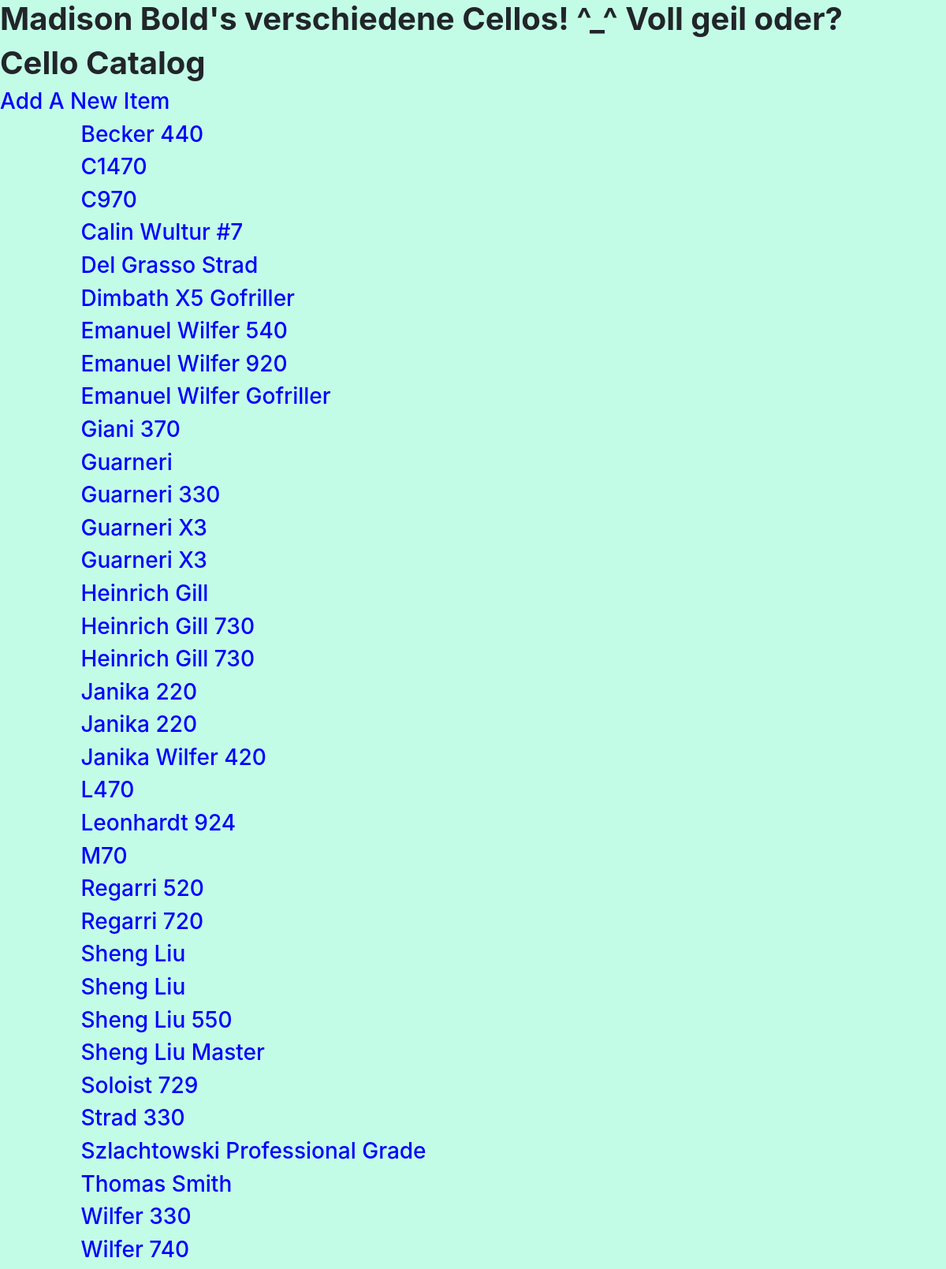
Page /items/ on the earlier database version.
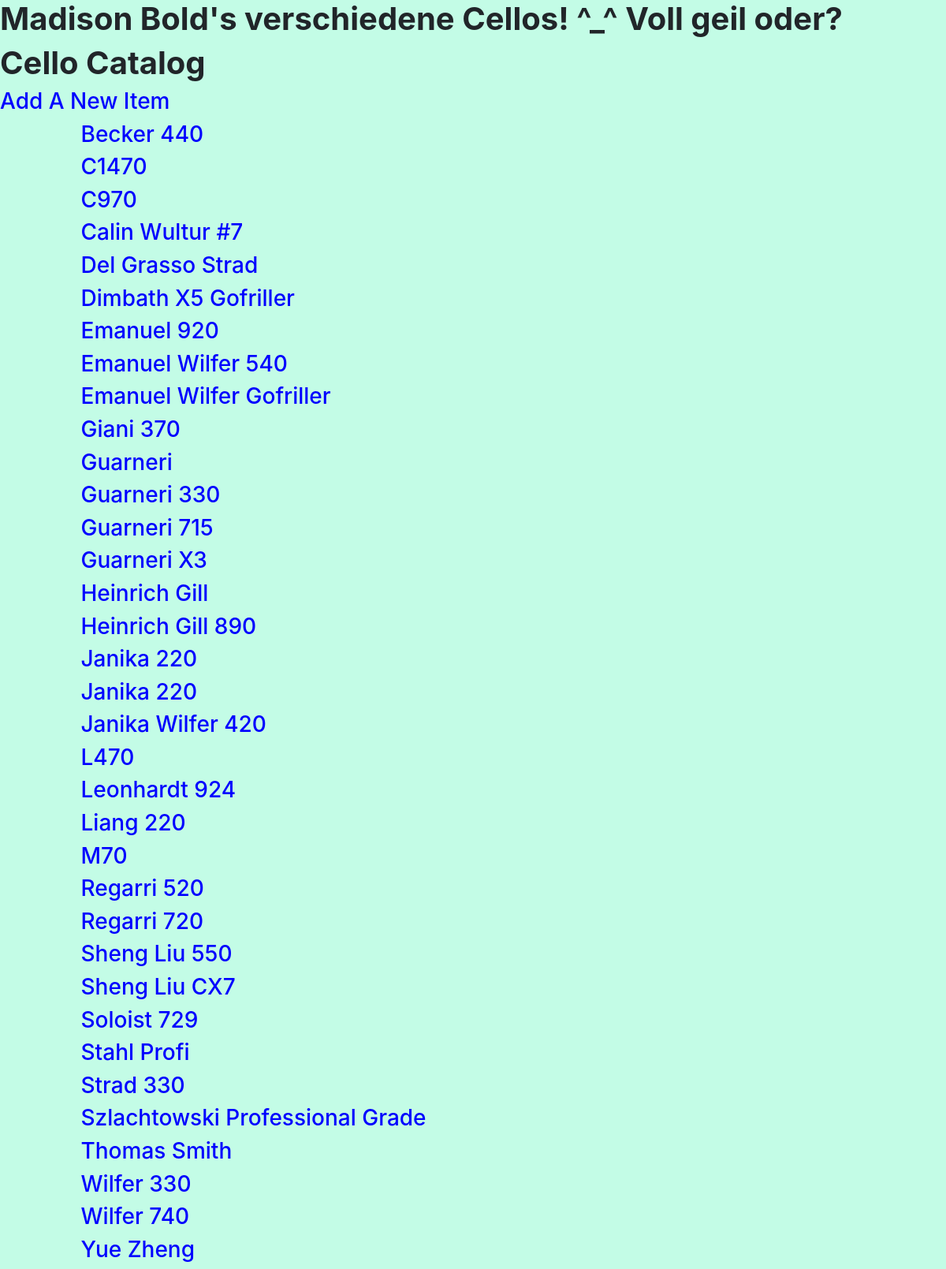
Same page on the later database version.
### database_setup.py (models this page shows, shortened)
class Item(Base):
    __tablename__ = 'items'
    id = Column(Integer, primary_key=True)
    model = Column(String(80), nullable=False)
    description = Column(String(250))
    price = Column(String(10))
    year = Column(String(10))
    country = Column(String(80))
    classification = Column(String(80))
    user = relationship(User)
    user_id = Column(Integer, ForeignKey('users.id'))
    time_created = Column(DateTime(timezone=True), server_default=func.now())
    time_updated = Column(DateTime(timezone=True), onupdate=func.now())

### app.py (the view)
@app.route('/')
@app.route('/items/')
def showitems():
    items = session.query(Item).order_by(asc(Item.model))
    return render_template('items.html', items=items)

### templates/items.html
{% extends "main.html" %}
{% block content %}
	<div class = 'pane'>
		<h1>Cello Catalog</h1>
			<a href="{{url_for('newitem')}}" > <h3> Add A New Item </h3> </a>
	</div>
	{% for item in items %}
		<a href = "{{url_for('showitems', item_id = item.id)}}">
			<div class="row">
				<div class="col-md-1"></div>
					<div class="col-md-10 cello-list">
						<h3>{{item.model}}</h3>
					</div>
				<div class="col-md-1"></div>
			</div>
		</a>
	{% endfor %}
{% endblock %}

### templates/main.html (shortened to what this page needs)
<!DOCTYPE html>
<html lang="en">
  <head>
    <link rel="stylesheet"
    href="https://maxcdn.bootstrapcdn.com/bootstrap/4.0.0/css/bootstrap.min.css"
>
    <link rel="stylesheet"
    type="text/css" href="{{ url_for('static', filename='styles.css') }}">
  </head>
  <body>
      <h1>Madison Bold's verschiedene Cellos! ^_^ Voll geil oder?</h1>
      {% block content %}
      {% endblock %}
  </body>
</html>

### static/styles.css (style rules this page uses)
a:link { color: blue }
body { background-color: #c3fce6; }
h1 { font-weight: bold; }

Differences in the rows shown:
removed Item: model "Heinrich Gill 730"
removed Item: model "Sheng Liu"
removed Item: model "Sheng Liu"
changed Item: model "Emanuel Wilfer 920" → "Emanuel 920"; moves up the list
changed Item: model "Guarneri X3" → "Guarneri 715"; moves up the list
changed Item: model "Heinrich Gill 730" → "Heinrich Gill 890"
added Item: model "Liang 220"
changed Item: model "Sheng Liu Master" → "Sheng Liu CX7"
added Item: model "Stahl Profi"
added Item: model "Yue Zheng"
